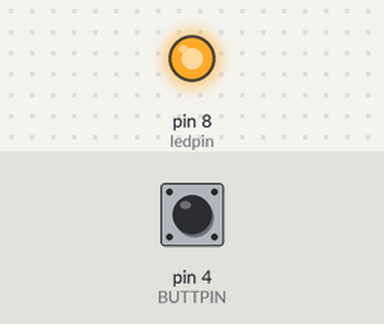
This sketch was run on a simulated Arduino Uno, built with avr-gcc and run on an emulated ATmega328P. Parts: output pins drawn as LEDs (lit = HIGH). Dashed ring = blinking. The test bench sets the inputs (shaded band); at power-on: pin 4 (BUTTPIN) LOW.

Above: at 1.2 s.
1.3 s: pin 4 (BUTTPIN) pulled HIGH for 1 s
At 2.7 s:
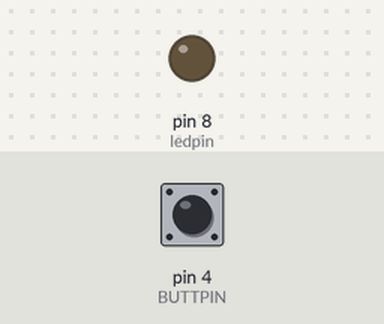
4.3 s: pin 4 (BUTTPIN) pulled HIGH for 0.15 s
At 5.5 s:
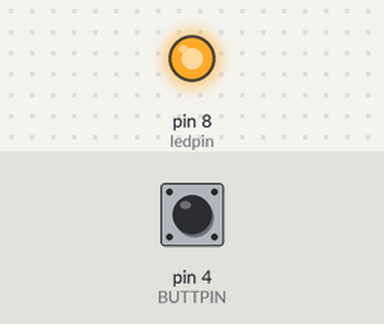
5.9 s: pin 4 (BUTTPIN) pulled HIGH for 3.2 s
At 6.12 s:
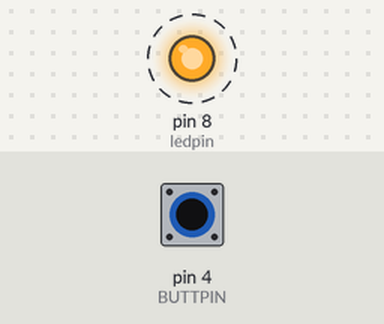
Timing chart, 0 to 10.6 s (numbered marks = the images above; inputs shaded):
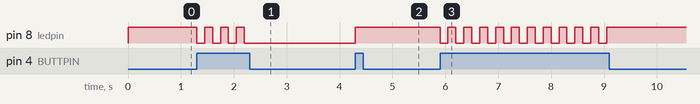

The sketch:

L4_oppgave3.ino
```cpp
// Oppgave 3
/*
   Connect a button with a pull down resistor to port 4 on the arduino

   Connect a LED to port number 8
*/
#define BUTTPIN 4

const int ledpin = 8;

bool light_status = HIGH;
void setup() {
  pinMode(ledpin, OUTPUT);
  pinMode(BUTTPIN, INPUT);

  digitalWrite(ledpin, light_status);
}

void loop() {
  int readval = digitalRead(BUTTPIN);

  if (readval == 1) {
    light_status = !light_status;
    digitalWrite(ledpin, light_status);

    delay(150);
  }
}
```

Measured:
- after the input at 1.3 s, pin 8 (ledpin): alternates HIGH for 0.15 s and LOW for 0.15 s, 7 changes in all, then stays LOW, starting at once
- after the input at 4.3 s, pin 8 (ledpin): LOW → HIGH at once
- after the input at 5.9 s, pin 8 (ledpin): alternates HIGH for 0.15 s and LOW for 0.15 s, 22 changes in all, then stays HIGH, starting at once
